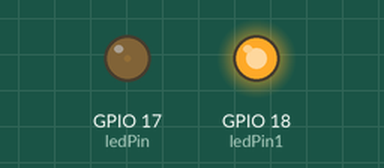
Recording of a sketch running on a simulated ESP32. Parts: output pins drawn as LEDs (lit = HIGH). What the sketch prints to the serial monitor is not drawn.

Above: at 0.05 s.
At 2.35 s:
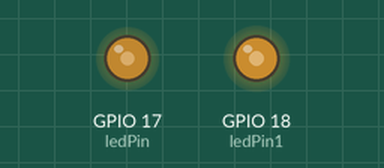
At 4.65 s:
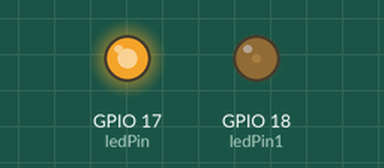
At 9.25 s:
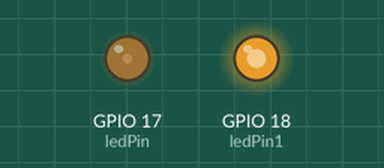
Timing chart, 0 to 13.3 s (numbered marks = the images above):
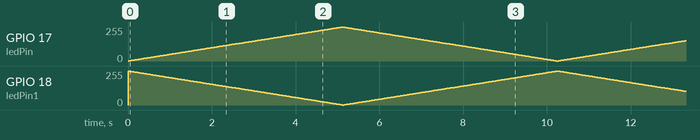

The sketch:

lab03.ino
```cpp
// 定义LED引脚
const int ledPin = 17;
const int ledPin1 = 18;
const int ledPin2 = 19;
// 设置PWM属性
const int freq = 5000;          // 频率 5000Hz
const int resolution = 8;       // 分辨率 8位 (0-255)

void setup() {
  Serial.begin(115200);

  // 【新版用法】直接将引脚、频率和分辨率绑定
  // 它会自动返回一个关联的通道（如果需要的话）
  ledcAttach(ledPin, freq, resolution);
  ledcAttach(ledPin1, freq, resolution);

}

void loop() {
  // 逐渐变亮
  for(int dutyCycle = 0; dutyCycle <= 255; dutyCycle++){
    // 【新版用法】直接通过引脚号写入，不再需要指定通道
    ledcWrite(ledPin, dutyCycle);
    delay(10);
    ledcWrite(ledPin1, 255-dutyCycle);
    delay(10);

  }

  // 逐渐变暗
  for(int dutyCycle = 255; dutyCycle >= 0; dutyCycle--){
    ledcWrite(ledPin, dutyCycle);
    delay(10);
     ledcWrite(ledPin1, 255-dutyCycle);
    delay(10);

  }

  Serial.println("Breathing cycle completed");
}
```
